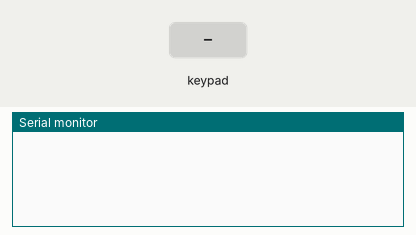
Recording of a sketch running on a simulated Arduino Uno, built with avr-gcc and run on an emulated ATmega328P. Shown: the last lines printed to the serial monitor. The inputs (shaded band) are chosen by the test bench.

Above: at 1.2 s.
1.3 s: key '1' pressed
At 1.6 s:
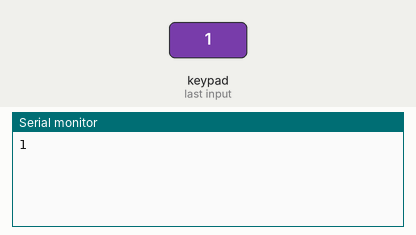
2.8 s: keypad keys 6 7 8 9 # pressed 0.4 s apart
At 5.4 s:
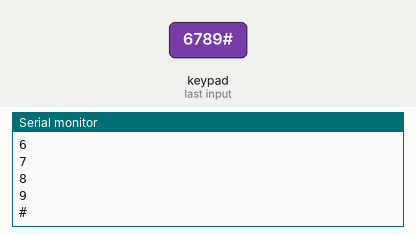
6.3 s: key '*' pressed
At 6.8 s:
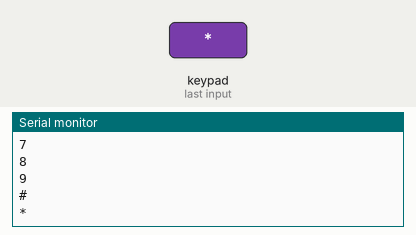
7.8 s: keypad keys 5 4 3 pressed 0.4 s apart
At 9.6 s:
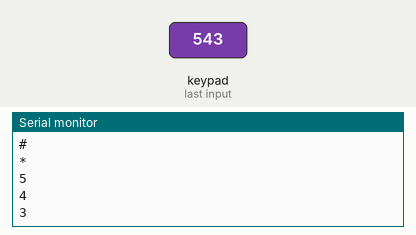
Timing chart, 0 to 11.1 s (numbered marks = the images above; inputs shaded):
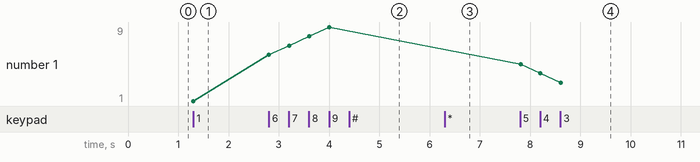

The sketch:

Keypad.ino
```cpp
#include <Keypad.h>

const byte ROWS = 4;    // rows
const byte COLS = 3;    // columns
char keys[ROWS][COLS] = {
  {'1','2','3'},
  {'4','5','6'},
  {'7','8','9'},
  {'*','0','#'}
};

byte rowPins[ROWS] = {6, 7, 8, 9}; // Arduino Pin number connected to R1, R2, R3, R4
byte colPins[COLS] = {5, 4, 3};    // Arduino Pin number connected to C1, C2, C3

Keypad keypad = Keypad( makeKeymap(keys), rowPins, colPins, ROWS, COLS );

void setup() {
  Serial.begin(9600);
}

void loop() {
  char key = keypad.getKey();

  if (key) {
    Serial.println(key);
  }
}
```

Measured:
- after the input at 1.3 s, the serial monitor: prints a new line at once (image 1)
- after the input at 2.8 s, the serial monitor: prints a new line at once (image 2)
- after the input at 6.3 s, the serial monitor: prints a new line at once (image 3)
- after the input at 7.8 s, the serial monitor: prints a new line at once (image 4)
- plotted number 1: 1 → 9 after the input at 2.8 s, 9 → 3 after the input at 7.8 s
